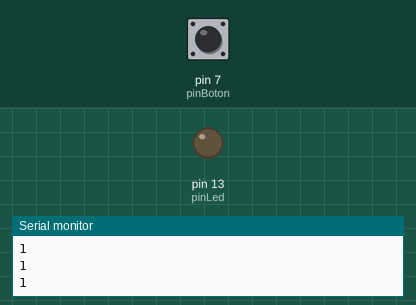
This sketch was run on a simulated Arduino Uno, built with avr-gcc and run on an emulated ATmega328P. Parts: output pins drawn as LEDs (lit = HIGH), the last lines printed to the serial monitor. Inputs (shaded band) come from the test bench; at power-on: pin 7 (pinBoton) HIGH.

Above: at 1.2 s.
1.3 s: pin 7 (pinBoton) pulled LOW for 0.15 s
At 1.4 s:
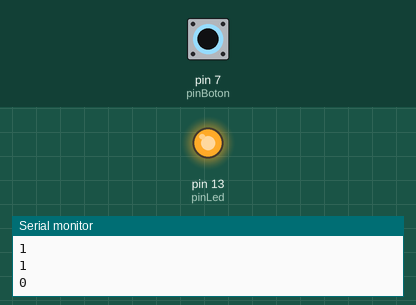
3.0 s: pin 7 (pinBoton) pulled LOW for 3.2 s
At 6.9 s:
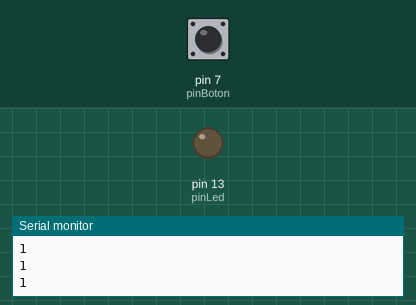
Timing chart, 0 to 8.4 s (numbered marks = the images above; inputs shaded):
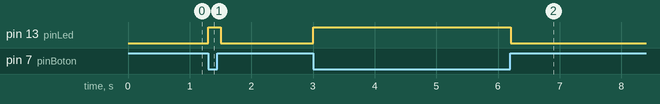

Measured:
- after the input at 1.3 s, pin 13 (pinLed): LOW → HIGH at once, → LOW 0.20 s later
- after the input at 3.0 s, pin 13 (pinLed): LOW → HIGH at once, → LOW 3.2 s later

The sketch:

pulsador_inputpullup.ino
```cpp
// Definición de constantes para los pines, mejorando la legibilidad.
const int pinBoton = 7;
const int pinLed = 13;

void setup() {
  Serial.begin(9600); // Inicia la comunicación serial.

  // Configura el pin del botón como entrada con resistencia PULLUP.
  // Esto hace que el pin esté HIGH por defecto y LOW al presionar el botón.
  pinMode(pinBoton, INPUT_PULLUP);

  // Configura el pin del LED como salida.
  pinMode(pinLed, OUTPUT);
}

void loop() {
  // Lee el estado del botón.
  int estadoBoton = digitalRead(pinBoton);

  // Muestra el estado del botón en el Monitor Serial.
  Serial.println(estadoBoton);

  // Enciende o apaga el LED basándose en el estado del botón.
  // Con INPUT_PULLUP, el botón se activa con un valor LOW.
  if (estadoBoton == LOW) {
    digitalWrite(pinLed, HIGH); // Enciende el LED cuando el botón está presionado.
  } else {
    digitalWrite(pinLed, LOW);  // Apaga el LED cuando el botón no está presionado.
  }

  delay(100); // Un pequeño retraso para evitar lecturas inestables (debounce).
}
```
